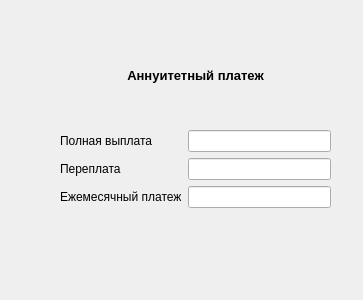
<?xml version="1.0" encoding="UTF-8"?>
<ui version="4.0">
 <class>Form</class>
 <widget class="QWidget" name="Form">
  <property name="geometry">
   <rect>
    <x>0</x>
    <y>0</y>
    <width>363</width>
    <height>300</height>
   </rect>
  </property>
  <property name="windowTitle">
   <string>Form</string>
  </property>
  <widget class="QLabel" name="label">
   <property name="geometry">
    <rect>
     <x>120</x>
     <y>30</y>
     <width>151</width>
     <height>91</height>
    </rect>
   </property>
   <property name="text">
    <string>&lt;html&gt;&lt;head/&gt;&lt;body&gt;&lt;p align=&quot;center&quot;&gt;&lt;span style=&quot; font-size:10pt; font-weight:600;&quot;&gt;Аннуитетный платеж&lt;/span&gt;&lt;/p&gt;&lt;/body&gt;&lt;/html&gt;</string>
   </property>
  </widget>
  <widget class="QWidget" name="formLayoutWidget">
   <property name="geometry">
    <rect>
     <x>60</x>
     <y>130</y>
     <width>271</width>
     <height>141</height>
    </rect>
   </property>
   <layout class="QFormLayout" name="formLayout">
    <item row="0" column="0">
     <widget class="QLabel" name="label_2">
      <property name="text">
       <string>Полная выплата</string>
      </property>
     </widget>
    </item>
    <item row="2" column="0">
     <widget class="QLabel" name="label_3">
      <property name="text">
       <string>Ежемесячный платеж</string>
      </property>
     </widget>
    </item>
    <item row="1" column="0">
     <widget class="QLabel" name="label_4">
      <property name="text">
       <string>Переплата</string>
      </property>
     </widget>
    </item>
    <item row="0" column="1">
     <widget class="QLineEdit" name="lineEdit_fullPay"/>
    </item>
    <item row="1" column="1">
     <widget class="QLineEdit" name="lineEdit_overPay"/>
    </item>
    <item row="2" column="1">
     <widget class="QLineEdit" name="lineEdit_perMonth"/>
    </item>
   </layout>
  </widget>
 </widget>
 <resources/>
 <connections/>
</ui>
